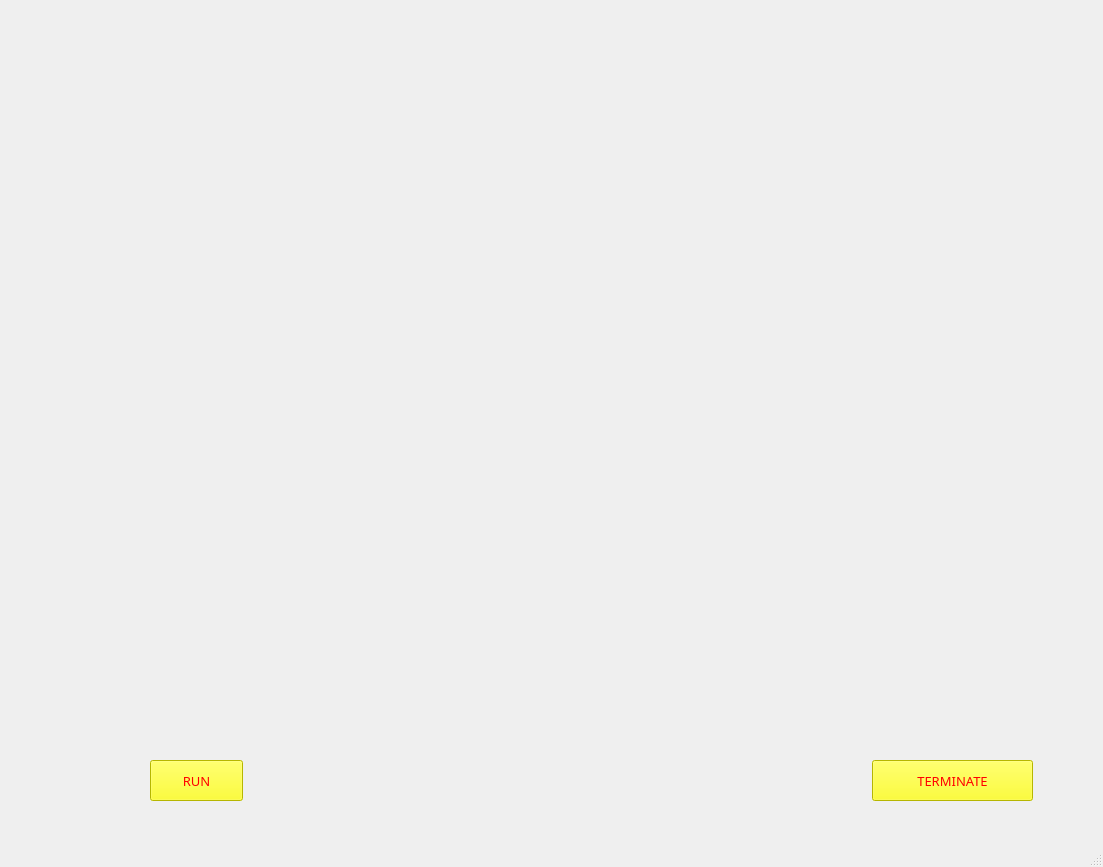
<?xml version="1.0" encoding="UTF-8"?>
<ui version="4.0">
 <class>MainWindow</class>
 <widget class="QMainWindow" name="MainWindow">
  <property name="geometry">
   <rect>
    <x>0</x>
    <y>0</y>
    <width>1103</width>
    <height>867</height>
   </rect>
  </property>
  <property name="windowTitle">
   <string>MainWindow</string>
  </property>
  <widget class="QWidget" name="centralwidget">
   <widget class="QLabel" name="label">
    <property name="geometry">
     <rect>
      <x>0</x>
      <y>0</y>
      <width>1101</width>
      <height>851</height>
     </rect>
    </property>
    <property name="text">
     <string/>
    </property>
    <property name="pixmap">
     <pixmap>7LP8.gif</pixmap>
    </property>
    <property name="scaledContents">
     <bool>true</bool>
    </property>
   </widget>
   <widget class="QPushButton" name="pushButton">
    <property name="geometry">
     <rect>
      <x>150</x>
      <y>760</y>
      <width>93</width>
      <height>41</height>
     </rect>
    </property>
    <property name="font">
     <font>
      <family>Arial Rounded MT Bold</family>
      <pointsize>10</pointsize>
     </font>
    </property>
    <property name="cursor">
     <cursorShape>CrossCursor</cursorShape>
    </property>
    <property name="styleSheet">
     <string notr="true">color: rgb(255, 0, 0);
background-color: rgb(255, 255, 0);</string>
    </property>
    <property name="text">
     <string>RUN</string>
    </property>
   </widget>
   <widget class="QPushButton" name="pushButton_2">
    <property name="geometry">
     <rect>
      <x>872</x>
      <y>760</y>
      <width>161</width>
      <height>41</height>
     </rect>
    </property>
    <property name="font">
     <font>
      <family>Arial Rounded MT Bold</family>
      <pointsize>10</pointsize>
     </font>
    </property>
    <property name="cursor">
     <cursorShape>CrossCursor</cursorShape>
    </property>
    <property name="styleSheet">
     <string notr="true">color: rgb(255, 0, 0);
background-color: rgb(255, 255, 0);</string>
    </property>
    <property name="text">
     <string>TERMINATE</string>
    </property>
   </widget>
  </widget>
  <widget class="QStatusBar" name="statusbar"/>
 </widget>
 <resources/>
 <connections/>
</ui>
